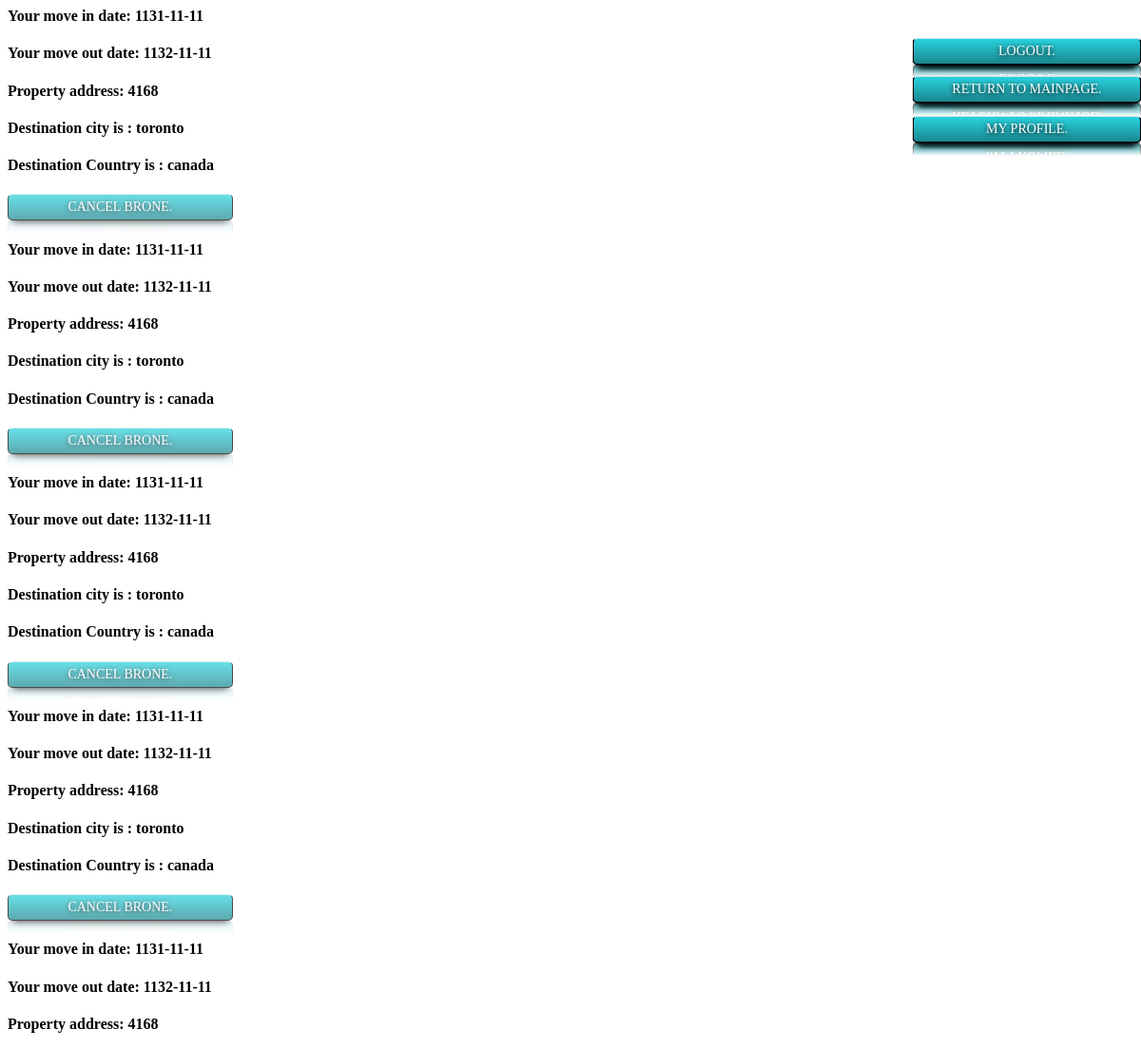
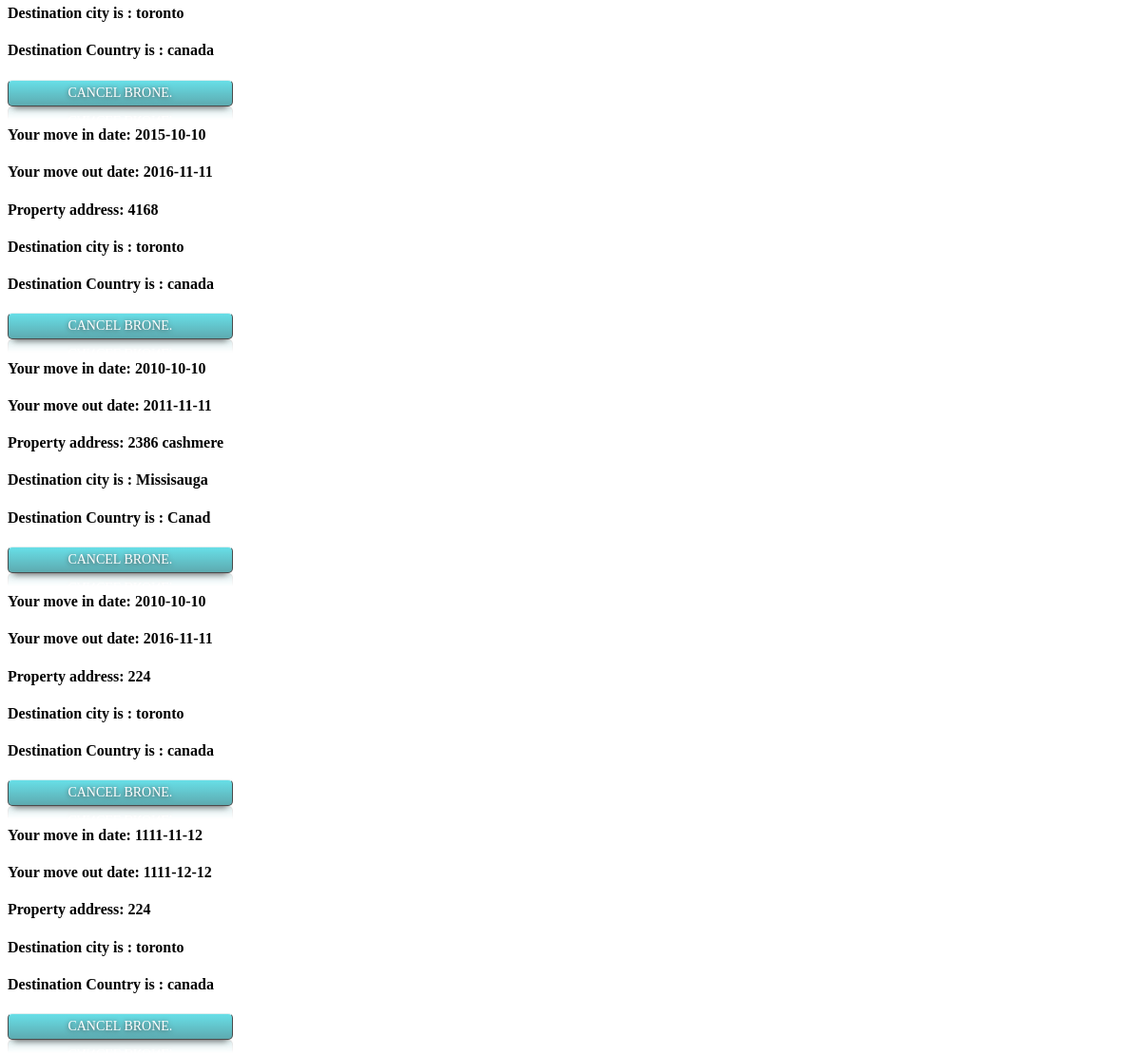
Page /bronelist.php (signed in) on the committed database (2 pictures, top to bottom).
### tables this page shows
CREATE TABLE `brone` (
  `id` int(10) NOT NULL,
  `day_in` date NOT NULL,
  `day_out` date NOT NULL,
  `brone_status` tinyint(1) NOT NULL DEFAULT '1',
  `broner_id` int(10) NOT NULL,
  `listing_id` int(10) NOT NULL,
  `payment_id` int(10) NOT NULL
);

CREATE TABLE `location` (
  `id` int(10) NOT NULL,
  `street_address` varchar(255) NOT NULL,
  `zip_code` varchar(60) NOT NULL,
  `city` varchar(255) NOT NULL,
  `province` varchar(255) NOT NULL,
  `country` varchar(255) NOT NULL,
  `longitude` float(10,6) NOT NULL,
  `latitude` float(10,6) NOT NULL
);

### bronelist.php (the view, shortened to what this page needs)
<?php
require_once('configcsc343.php');
?>
<html>
    <head>
    </head>
    <body>
<?php
$dbh =new PDO("mysql:host={$dbhost};port={$dbport};dbname={$dbname};charset=utf8", $dbuser, $dbpass);
$stmt=$dbh->prepare('SELECT day_in,brone.id ,day_out,street_address,city ,country  FROM brone inner join listing  '
        . 'on brone.listing_id=listing.id inner join location on listing.location_id=location.id where brone.broner_id=:broner_id and brone_status=1');
$stmt->bindValue(":broner_id", $_SESSION['id']);
$stmt->execute();
 while($row=$stmt->fetch(PDO::FETCH_ASSOC)){
       ?>
        <h4> Your move in date: <?php echo $row['day_in']?></h4>
        <h4> Your move out date: <?php echo $row['day_out'] ?></h4>
        <h4> Property address: <?php echo $row['street_address'] ?>  </h4>
         <h4> Destination city is : <?php  echo $row['city'] ?>  </h4>
          <h4> Destination Country is : <?php echo $row['country']  ?>  </h4>
       <form class="form" method="POST" action="bronelistcsc343.php">
        <button type="submit" class="button "  >Cancel brone.</button>
</form>
      <form class="form" method="POST" action="logout1.php">
        <button type="submit" class="button1"  >Logout.</button>
      </form>
        <form class="form" method="POST" action="useraccount.php">
        <button type="submit" class="button2"  >My profile.</button>
        </form>
        <form class="form" method="POST" action="main.php">
        <button type="submit" class="button3 "  >Return to mainpage.</button>
      </form>
</body>
</html>
      <?php
    }

### bronelist.php (style rules this page uses)
body { background: url(http://subtlepatterns2015.subtlepatterns.netdna-cdn.com/patterns/giftly.png); }
.button { width: 20%; padding: 5px; border-radius: 5px; outline: none; border: none; background-image: -webkit-gradient(linear, 0 0, 0 100%, from(#28D2DE), to(#1A878F)); background-image: -webkit-linear-gradient(#28D2DE 0%, #1A878F 100%); background-image: -moz-linear-gradient(#28D2DE 0%, #1A878F 100%); background-image: -o-linear-gradient(#28D2DE 0%, #1A878F 100%); background-image: linear-gradient(#28D2DE 0%, #1A878F 100%); font: 14px Oswald; color: #FFF; text-transform: uppercase; text-shadow: #000 0px 1px 5px; border: 1px solid #000; opacity: 0.7; -webkit-box-shadow: 0 8px 6px -6px rgba(0, 0, 0, 0.7); -moz-box-shadow: 0 8px 6px -6px rgba(0, 0, 0, 0.7); box-shadow: 0 8px 6px -6px rgba(0, 0, 0, 0.7); border-top: 1px solid rgba(255, 255, 255, 0.8) !important; -webkit-box-reflect: below 0px -webkit-gradient(linear, left top, left bottom, from(transparent), color-stop(50%, transparent), to(rgba(255, 255, 255, 0.2))); }
.button1 { width: 20%; padding: 5px; border-radius: 5px; outline: none; border: none; background-image: -webkit-gradient(linear, 0 0, 0 100%, from(#28D2DE), to(#1A878F)); background-image: -webkit-linear-gradient(#28D2DE 0%, #1A878F 100%); background-image: -moz-linear-gradient(#28D2DE 0%, #1A878F 100%); background-image: -o-linear-gradient(#28D2DE 0%, #1A878F 100%); background-image: linear-gradient(#28D2DE 0%, #1A878F 100%); font: 14px Oswald; color: #FFF; text-transform: uppercase; text-shadow: #000 0px 1px 5px; border: 1px solid #000; opacity: 0.7; -webkit-box-shadow: 0 8px 6px -6px rgba(0, 0, 0, 0.7); -moz-box-shadow: 0 8px 6px -6px rgba(0, 0, 0, 0.7); box-shadow: 0 8px 6px -6px rgba(0, 0, 0, 0.7); border-top: 1px solid rgba(255, 255, 255, 0.8) !important; -webkit-box-reflect: below 0px -webkit-gradient(linear, left top, left bottom, from(transparent), color-stop(50%, transparent), to(rgba(255, 255, 255, 0.2))); position:absolute; top:40; right:0; }
.button2 { width: 20%; padding: 5px; border-radius: 5px; outline: none; border: none; background-image: -webkit-gradient(linear, 0 0, 0 100%, from(#28D2DE), to(#1A878F)); background-image: -webkit-linear-gradient(#28D2DE 0%, #1A878F 100%); background-image: -moz-linear-gradient(#28D2DE 0%, #1A878F 100%); background-image: -o-linear-gradient(#28D2DE 0%, #1A878F 100%); background-image: linear-gradient(#28D2DE 0%, #1A878F 100%); font: 14px Oswald; color: #FFF; text-transform: uppercase; text-shadow: #000 0px 1px 5px; border: 1px solid #000; opacity: 0.7; -webkit-box-shadow: 0 8px 6px -6px rgba(0, 0, 0, 0.7); -moz-box-shadow: 0 8px 6px -6px rgba(0, 0, 0, 0.7); box-shadow: 0 8px 6px -6px rgba(0, 0, 0, 0.7); border-top: 1px solid rgba(255, 255, 255, 0.8) !important; -webkit-box-reflect: below 0px -webkit-gradient(linear, left top, left bottom, from(transparent), color-stop(50%, transparent), to(rgba(255, 255, 255, 0.2))); position:absolute; top:122; right:0; }
.button3 { width: 20%; padding: 5px; border-radius: 5px; outline: none; border: none; background-image: -webkit-gradient(linear, 0 0, 0 100%, from(#28D2DE), to(#1A878F)); background-image: -webkit-linear-gradient(#28D2DE 0%, #1A878F 100%); background-image: -moz-linear-gradient(#28D2DE 0%, #1A878F 100%); background-image: -o-linear-gradient(#28D2DE 0%, #1A878F 100%); background-image: linear-gradient(#28D2DE 0%, #1A878F 100%); font: 14px Oswald; color: #FFF; text-transform: uppercase; text-shadow: #000 0px 1px 5px; border: 1px solid #000; opacity: 0.7; -webkit-box-shadow: 0 8px 6px -6px rgba(0, 0, 0, 0.7); -moz-box-shadow: 0 8px 6px -6px rgba(0, 0, 0, 0.7); box-shadow: 0 8px 6px -6px rgba(0, 0, 0, 0.7); border-top: 1px solid rgba(255, 255, 255, 0.8) !important; -webkit-box-reflect: below 0px -webkit-gradient(linear, left top, left bottom, from(transparent), color-stop(50%, transparent), to(rgba(255, 255, 255, 0.2))); position:absolute; top:80; right:0; }

### rows in the picture
brone: day_in "1131-11-11", day_out "1132-11-11", location.street_address "4168", location.city "toronto", location.country "canada"
brone: day_in "1131-11-11", day_out "1132-11-11", location.street_address "4168", location.city "toronto", location.country "canada"
brone: day_in "1131-11-11", day_out "1132-11-11", location.street_address "4168", location.city "toronto", location.country "canada"
brone: day_in "1131-11-11", day_out "1132-11-11", location.street_address "4168", location.city "toronto", location.country "canada"
brone: day_in "1131-11-11", day_out "1132-11-11", location.street_address "4168", location.city "toronto", location.country "canada"
brone: day_in "2015-10-10", day_out "2016-11-11", location.street_address "4168", location.city "toronto", location.country "canada"
brone: day_in "2010-10-10", day_out "2011-11-11", location.street_address "2386 cashmere", location.city "Missisauga", location.country "Canad"
brone: day_in "2010-10-10", day_out "2016-11-11", location.street_address "224", location.city "toronto", location.country "canada"
brone: day_in "1111-11-12", day_out "1111-12-12", location.street_address "224", location.city "toronto", location.country "canada"
